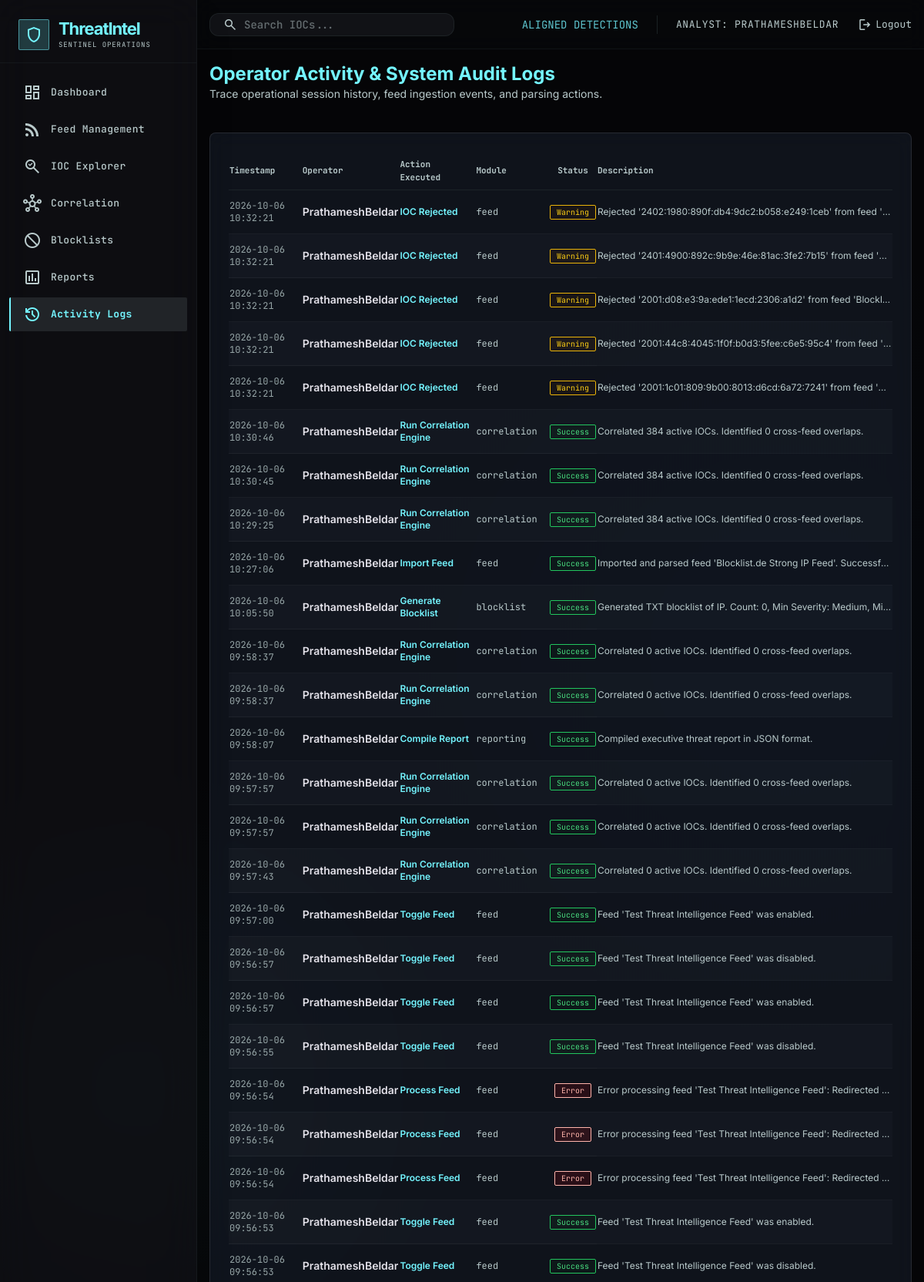
The page /logs/?page=2 (signed in, upper part) on the database its author committed.
### aggregator/models.py (models this page shows, shortened)
class ActivityLog(models.Model):
    STATUS_SUCCESS = "Success"
    STATUS_ERROR = "Error"
    STATUS_WARNING = "Warning"
    STATUS_INFO = "Info"
    STATUS_CHOICES = [
        (STATUS_SUCCESS, "Success"),
        (STATUS_ERROR, "Error"),
        (STATUS_WARNING, "Warning"),
        (STATUS_INFO, "Info"),
    ]
    user = models.ForeignKey(
        User,
        null=True,
        blank=True,
        on_delete=models.SET_NULL,
        related_name="activity_logs",
    )
    action = models.CharField(max_length=100)
    module = models.CharField(max_length=100)
    status = models.CharField(
        max_length=50,
        choices=STATUS_CHOICES,
    )
    description = models.TextField()
    timestamp = models.DateTimeField(
        auto_now_add=True,
        db_index=True,
    )
    class Meta:
        ordering = ["-timestamp"]

### aggregator/views.py (the view)
# urls.py: path('logs/', views.activity_logs_view, name='activity_logs'),
@login_required
def activity_logs_view(request):
    logs = ActivityLog.objects.select_related('user').order_by('-timestamp')
    paginator = Paginator(logs, 50)
    page_number = request.GET.get('page')
    page_obj = paginator.get_page(page_number)
    context = {
        'page_obj': page_obj,
        'page': 'activity_logs'
    }
    return render(request, 'aggregator/activity_logs.html', context)

### aggregator/templates/aggregator/activity_logs.html (shortened to what this page needs)
{% extends 'aggregator/base.html' %}
{% block content %}
<div class="mb-6">
    <h2 class="font-headline-lg text-2xl font-bold text-primary-fixed">Operator Activity & System Audit Logs</h2>
    <p class="text-sm text-on-surface-variant">Trace operational session history, feed ingestion events, and parsing actions.</p>
</div>
<div class="glass-panel p-6 rounded-xl overflow-x-auto mb-6">
    <table class="w-full text-left border-collapse">
        <thead>
            <tr class="font-label-caps text-[11px] text-on-surface-variant border-b border-outline-variant/30 pb-2">
                <th class="py-2">Timestamp</th>
                <th class="py-2">Operator</th>
                <th class="py-2">Action Executed</th>
                <th class="py-2">Module</th>
                <th class="py-2 text-center">Status</th>
                <th class="py-2">Description</th>
            </tr>
        </thead>
        <tbody>
            {% for log in page_obj %}
            <tr class="data-table-row text-sm">
                <td class="py-3 font-data-mono text-xs text-on-surface-variant/80">{{ log.timestamp|date:"Y-m-d H:i:s" }}</td>
                <td class="py-3 font-semibold text-on-surface">
                    {{ log.user.username|default:"System" }}
                </td>
                <td class="py-3 font-semibold text-primary-fixed text-xs">{{ log.action }}</td>
                <td class="py-3 font-data-mono text-xs text-on-surface-variant">{{ log.module }}</td>
                <td class="py-3 text-center">
                    <span class="px-2 py-0.5 rounded text-[10px] font-label-caps border
                        {% if log.status == 'Success' %}
                            border-green-500 text-green-400 bg-green-950/20
                        {% elif log.status == 'Warning' or log.status == 'Rejected' %}
                            border-yellow-500 text-yellow-400 bg-yellow-950/20
                        {% else %}
                            border-error text-error bg-error-container/20
                        {% endif %}">
                        {{ log.status }}
                    </span>
                </td>
                <td class="py-3 text-xs text-on-surface-variant max-w-sm truncate" title="{{ log.description }}">
                    {{ log.description }}
                </td>
            </tr>
            {% empty %}
            <tr>
                <td colspan="6" class="py-8 text-center text-on-surface-variant text-sm font-label-caps">No audit logs registered.</td>
            </tr>
            {% endfor %}
        </tbody>
    </table>
</div>
{% endblock %}

### aggregator/templates/aggregator/base.html (shortened to what this page needs)
<!DOCTYPE html>
<html class="dark" lang="en">
<head>
    <script src="https://cdn.tailwindcss.com?plugins=forms,container-queries"></script>
    <script id="tailwind-config">
        tailwind.config = {
            darkMode: "class",
            theme: {
                extend: {
                    "colors": {
                        "secondary-fixed-dim": "#adc6ff",
                        "primary-fixed": "#74f5ff",
                        "surface-container-lowest": "#0d0e13",
                        "on-surface": "#e3e1e9",
                        "outline-variant": "#3a494b",
                        "secondary": "#adc6ff",
                        "on-secondary-container": "#e6ecff",
                        "tertiary-fixed": "#e9ddff",
                        "secondary-fixed": "#d8e2ff",
                        "on-secondary-fixed": "#001a42",
                        "on-primary": "#00363a",
                        "on-error": "#690005",
                        "on-tertiary-fixed": "#23005c",
                        "on-secondary-fixed-variant": "#004395",
                        "tertiary-container": "#e2d4ff",
                        "on-secondary": "#002e6a",
                        "primary-container": "#00f2ff",
                        "on-primary-fixed-variant": "#004f54",
                        "on-tertiary-container": "#6f3cd8",
                        "surface": "#121318",
                        "error-container": "#93000a",
                        "inverse-primary": "#00696f",
                        "primary-fixed-dim": "#00dbe7",
                        "on-surface-variant": "#b9cacb",
                        "on-background": "#e3e1e9",
                        "on-tertiary": "#3c0091",
                        "error": "#ffb4ab",
                        "secondary-container": "#0566d9",
                        "on-primary-container": "#006a71",
                        "surface-bright": "#38393f",
                        "surface-container-highest": "#34343a",
                        "surface-variant": "#34343a",
                        "outline": "#849495",
                        "inverse-surface": "#e3e1e9",
                        "tertiary": "#fcf5ff",
                        "surface-dim": "#121318",
                        "tertiary-fixed-dim": "#d0bcff",
                        "surface-container": "#1e1f25",
                        "background": "#121318",
                        "surface-container-high": "#292a2f",
                        "on-primary-fixed": "#002022",
                        "on-tertiary-fixed-variant": "#5516be",
                        "surface-tint": "#00dbe7",
                        "on-error-container": "#ffdad6",
                        "inverse-on-surface": "#2f3036",
                        "surface-container-low": "#1a1b21",
                        "primary": "#e1fdff"
                    },
                    "borderRadius": {
                        "DEFAULT": "0.125rem",
                        "lg": "0.25rem",
                        "xl": "0.5rem",
                        "full": "0.75rem"
                    },
                    "spacing": {
                        "container-padding": "24px",
                        "unit": "4px",
                        "gutter": "16px",
                        "stack-sm": "8px",
                        "stack-md": "16px",
                        "stack-lg": "32px"
                    },
                    "fontFamily": {
                        "label-caps": ["JetBrains Mono"],
                        "data-mono": ["JetBrains Mono"],
                        "display-lg": ["Inter"],
                        "body-md": ["Inter"],
                        "headline-lg": ["Inter"],
                        "body-sm": ["Inter"],
                        "headline-md": ["Inter"],
                        "body-lg": ["Inter"]
                    },
                    "fontSize": {
                        "label-caps": ["12px", { "lineHeight": "16px", "letterSpacing": "0.05em", "fontWeight": "700" }],
                        "data-mono": ["14px", { "lineHeight": "20px", "fontWeight": "500" }],
                        "display-lg": ["48px", { "lineHeight": "56px", "letterSpacing": "-0.02em", "fontWeight": "700" }],
                        "body-md": ["16px", { "lineHeight": "24px", "fontWeight": "400" }],
                        "headline-lg": ["32px", { "lineHeight": "40px", "letterSpacing": "-0.01em", "fontWeight": "600" }],
                        "body-sm": ["14px", { "lineHeight": "20px", "fontWeight": "400" }],
                        "headline-md": ["24px", { "lineHeight": "32px", "fontWeight": "600" }],
                        "body-lg": ["18px", { "lineHeight": "28px", "fontWeight": "400" }]
                    }
                },
            },
        }
    </script>
</head>
<body class="text-on-surface font-body-md overflow-x-hidden pt-16 md:pl-64">
    <nav class="fixed top-0 right-0 left-0 md:left-64 flex justify-between items-center px-gutter h-16 z-40 bg-surface-container-lowest/30 backdrop-blur-md border-b border-outline-variant/20">
        <div class="flex items-center gap-4">
            <form action="{% url 'ioc_explorer' %}" method="GET" class="relative hidden sm:flex items-center bg-surface-container/50 rounded-full px-4 py-1 border border-outline-variant/30 focus-within:border-primary-fixed focus-within:shadow-[0_0_8px_rgba(116,245,255,0.2)] transition-all">
                <span class="material-symbols-outlined text-on-surface-variant text-[20px] mr-2">search</span>
                <input class="bg-transparent border-none text-data-mono font-data-mono text-on-surface focus:ring-0 placeholder:text-on-surface-variant/50 w-64 p-0" name="q" value="{{ query|default:'' }}" placeholder="Search IOCs..." type="text"/>
            </form>
        </div>
        <div class="flex items-center gap-6">
            <div class="flex items-center gap-4 text-on-surface-variant">
                <span class="text-sm font-label-caps text-primary-fixed/80">ALIGNED DETECTIONS</span>
            </div>
            <span class="font-label-caps text-[13px] text-on-surface-variant uppercase tracking-wider hidden md:inline">Analyst: {{ request.user.username }}</span>
<form
    action="{% url 'logout' %}"
    method="POST"
    class="inline"
>
    <button
        type="submit"
        class="flex items-center gap-1 text-on-surface-variant hover:text-error transition-colors"
        title="Logout"
    >
        <span class="material-symbols-outlined text-[20px]">
        </span>
        <span class="text-[13px] font-label-caps hidden sm:inline">
            Logout
        </span>
    </button>
</form>
        </div>
    </nav>
    <aside class="fixed left-0 top-0 h-full flex flex-col z-50 bg-surface-container-low/40 backdrop-blur-xl docked h-screen w-64 border-r border-outline-variant/20 shadow-2xl transition-all duration-300 ease-in-out hidden md:flex">
        <div class="p-6 pb-4 border-b border-outline-variant/20">
            <div class="flex items-center gap-3">
                <div class="h-10 w-10 rounded bg-primary-fixed/20 border border-primary-fixed/50 flex items-center justify-center">
                    <span class="material-symbols-outlined text-primary-fixed">shield</span>
                </div>
                <div>
                    <h1 class="font-display-lg text-[22px] font-bold text-primary-fixed tracking-tighter leading-tight">ThreatIntel</h1>
                    <p class="font-label-caps text-[9px] text-on-surface-variant uppercase tracking-widest">Sentinel Operations</p>
                </div>
            </div>
        </div>
        <div class="flex-1 overflow-y-auto py-4 flex flex-col gap-1 px-3">
            <a class="flex items-center gap-3 px-4 py-2.5 rounded text-on-surface-variant font-medium hover:bg-surface-container-highest/50 hover:text-primary-fixed transition-colors border-l-2 border-transparent {% if page == 'dashboard' %}side-nav-active{% endif %}" href="{% url 'dashboard' %}">
                <span class="material-symbols-outlined">dashboard</span>
                <span class="font-label-caps text-[13px] tracking-wide">Dashboard</span>
            </a>
            <a class="flex items-center gap-3 px-4 py-2.5 rounded text-on-surface-variant font-medium hover:bg-surface-container-highest/50 hover:text-primary-fixed transition-colors border-l-2 border-transparent {% if page == 'feed_management' %}side-nav-active{% endif %}" href="{% url 'feed_management' %}">
                <span class="material-symbols-outlined">rss_feed</span>
                <span class="font-label-caps text-[13px] tracking-wide">Feed Management</span>
            </a>
            <a class="flex items-center gap-3 px-4 py-2.5 rounded text-on-surface-variant font-medium hover:bg-surface-container-highest/50 hover:text-primary-fixed transition-colors border-l-2 border-transparent {% if page == 'ioc_explorer' %}side-nav-active{% endif %}" href="{% url 'ioc_explorer' %}">
                <span class="material-symbols-outlined">search_check</span>
                <span class="font-label-caps text-[13px] tracking-wide">IOC Explorer</span>
            </a>
            <a class="flex items-center gap-3 px-4 py-2.5 rounded text-on-surface-variant font-medium hover:bg-surface-container-highest/50 hover:text-primary-fixed transition-colors border-l-2 border-transparent {% if page == 'correlation' %}side-nav-active{% endif %}" href="{% url 'correlation' %}">
                <span class="material-symbols-outlined">hub</span>
                <span class="font-label-caps text-[13px] tracking-wide">Correlation</span>
            </a>
            <a class="flex items-center gap-3 px-4 py-2.5 rounded text-on-surface-variant font-medium hover:bg-surface-container-highest/50 hover:text-primary-fixed transition-colors border-l-2 border-transparent {% if page == 'blocklists' %}side-nav-active{% endif %}" href="{% url 'blocklists' %}">
                <span class="material-symbols-outlined">block</span>
                <span class="font-label-caps text-[13px] tracking-wide">Blocklists</span>
            </a>
            <a class="flex items-center gap-3 px-4 py-2.5 rounded text-on-surface-variant font-medium hover:bg-surface-container-highest/50 hover:text-primary-fixed transition-colors border-l-2 border-transparent {% if page == 'reports' %}side-nav-active{% endif %}" href="{% url 'reports' %}">
                <span class="material-symbols-outlined">assessment</span>
                <span class="font-label-caps text-[13px] tracking-wide">Reports</span>
            </a>
            <a class="flex items-center gap-3 px-4 py-2.5 rounded text-on-surface-variant font-medium hover:bg-surface-container-highest/50 hover:text-primary-fixed transition-colors border-l-2 border-transparent {% if page == 'activity_logs' %}side-nav-active{% endif %}" href="{% url 'activity_logs' %}">
                <span class="material-symbols-outlined">history</span>
                <span class="font-label-caps text-[13px] tracking-wide">Activity Logs</span>
            </a>
        </div>
    </aside>
    <main class="p-gutter min-h-[calc(100vh-4rem)] flex flex-col gap-stack-md">
        {% block content %}{% endblock %}
    </main>
</body>
</html>

### aggregator/templates/aggregator/base.html (style rules this page uses)
body { background-color: #050507; background-image: radial-gradient(circle at 15% 50%, rgba(116, 245, 255, 0.03), transparent 25%), radial-gradient(circle at 85% 30%, rgba(5, 102, 217, 0.03), transparent 25%); background-attachment: fixed; }
.glass-panel { background: rgba(30, 41, 59, 0.4); backdrop-filter: blur(12px); -webkit-backdrop-filter: blur(12px); border: 1px solid rgba(255, 255, 255, 0.1); }
.data-table-row { border-bottom: 1px solid rgba(255, 255, 255, 0.05); }
.data-table-row:nth-child(even) { background-color: rgba(255, 255, 255, 0.02); }
.side-nav-active { color: #74f5ff !important; font-weight: 700 !important; border-left-width: 2px !important; border-left-color: #74f5ff !important; background-color: rgba(225, 253, 255, 0.1) !important; }

### rows shown on the page
ActivityLog: timestamp "2026-10-06 10:32:21", user.username "PrathameshBeldar", action "IOC Rejected", module "feed", status "Warning", description "Rejected '2402:1980:890f:db4:9dc2:b058:e249:1ceb' from feed '…"
ActivityLog: timestamp "2026-10-06 10:32:21", user.username "PrathameshBeldar", action "IOC Rejected", module "feed", status "Warning", description "Rejected '2401:4900:892c:9b9e:46e:81ac:3fe2:7b15' from feed '…"
ActivityLog: timestamp "2026-10-06 10:32:21", user.username "PrathameshBeldar", action "IOC Rejected", module "feed", status "Warning", description "Rejected '2001:d08:e3:9a:ede1:1ecd:2306:a1d2' from feed 'Blockl…"
ActivityLog: timestamp "2026-10-06 10:32:21", user.username "PrathameshBeldar", action "IOC Rejected", module "feed", status "Warning", description "Rejected '2001:44c8:4045:1f0f:b0d3:5fee:c6e5:95c4' from feed '…"
ActivityLog: timestamp "2026-10-06 10:32:21", user.username "PrathameshBeldar", action "IOC Rejected", module "feed", status "Warning", description "Rejected '2001:1c01:809:9b00:8013:d6cd:6a72:7241' from feed '…"
ActivityLog: timestamp "2026-10-06 10:30:46", user.username "PrathameshBeldar", action "Run Correlation Engine", module "correlation", status "Success", description "Correlated 384 active IOCs. Identified 0 cross-feed overlaps."
ActivityLog: timestamp "2026-10-06 10:30:45", user.username "PrathameshBeldar", action "Run Correlation Engine", module "correlation", status "Success", description "Correlated 384 active IOCs. Identified 0 cross-feed overlaps."
ActivityLog: timestamp "2026-10-06 10:29:25", user.username "PrathameshBeldar", action "Run Correlation Engine", module "correlation", status "Success", description "Correlated 384 active IOCs. Identified 0 cross-feed overlaps."
ActivityLog: timestamp "2026-10-06 10:27:06", user.username "PrathameshBeldar", action "Import Feed", module "feed", status "Success", description "Imported and parsed feed 'Blocklist.de Strong IP Feed'. Successf…"
ActivityLog: timestamp "2026-10-06 10:05:50", user.username "PrathameshBeldar", action "Generate Blocklist", module "blocklist", status "Success", description "Generated TXT blocklist of IP. Count: 0, Min Severity: Medium, Mi…"
ActivityLog: timestamp "2026-10-06 09:58:37", user.username "PrathameshBeldar", action "Run Correlation Engine", module "correlation", status "Success", description "Correlated 0 active IOCs. Identified 0 cross-feed overlaps."
ActivityLog: timestamp "2026-10-06 09:58:37", user.username "PrathameshBeldar", action "Run Correlation Engine", module "correlation", status "Success", description "Correlated 0 active IOCs. Identified 0 cross-feed overlaps."
ActivityLog: timestamp "2026-10-06 09:58:07", user.username "PrathameshBeldar", action "Compile Report", module "reporting", status "Success", description "Compiled executive threat report in JSON format."
ActivityLog: timestamp "2026-10-06 09:57:57", user.username "PrathameshBeldar", action "Run Correlation Engine", module "correlation", status "Success", description "Correlated 0 active IOCs. Identified 0 cross-feed overlaps."
ActivityLog: timestamp "2026-10-06 09:57:57", user.username "PrathameshBeldar", action "Run Correlation Engine", module "correlation", status "Success", description "Correlated 0 active IOCs. Identified 0 cross-feed overlaps."
ActivityLog: timestamp "2026-10-06 09:57:43", user.username "PrathameshBeldar", action "Run Correlation Engine", module "correlation", status "Success", description "Correlated 0 active IOCs. Identified 0 cross-feed overlaps."
ActivityLog: timestamp "2026-10-06 09:57:00", user.username "PrathameshBeldar", action "Toggle Feed", module "feed", status "Success", description "Feed 'Test Threat Intelligence Feed' was enabled."
ActivityLog: timestamp "2026-10-06 09:56:57", user.username "PrathameshBeldar", action "Toggle Feed", module "feed", status "Success", description "Feed 'Test Threat Intelligence Feed' was disabled."
ActivityLog: timestamp "2026-10-06 09:56:57", user.username "PrathameshBeldar", action "Toggle Feed", module "feed", status "Success", description "Feed 'Test Threat Intelligence Feed' was enabled."
ActivityLog: timestamp "2026-10-06 09:56:55", user.username "PrathameshBeldar", action "Toggle Feed", module "feed", status "Success", description "Feed 'Test Threat Intelligence Feed' was disabled."
ActivityLog: timestamp "2026-10-06 09:56:54", user.username "PrathameshBeldar", action "Process Feed", module "feed", status "Error", description "Error processing feed 'Test Threat Intelligence Feed': Redirected…"
ActivityLog: timestamp "2026-10-06 09:56:54", user.username "PrathameshBeldar", action "Process Feed", module "feed", status "Error", description "Error processing feed 'Test Threat Intelligence Feed': Redirected…"
ActivityLog: timestamp "2026-10-06 09:56:54", user.username "PrathameshBeldar", action "Process Feed", module "feed", status "Error", description "Error processing feed 'Test Threat Intelligence Feed': Redirected…"
ActivityLog: timestamp "2026-10-06 09:56:53", user.username "PrathameshBeldar", action "Toggle Feed", module "feed", status "Success", description "Feed 'Test Threat Intelligence Feed' was enabled."
ActivityLog: timestamp "2026-10-06 09:56:53", user.username "PrathameshBeldar", action "Toggle Feed", module "feed", status "Success", description "Feed 'Test Threat Intelligence Feed' was disabled."

### other values the page prints
{{ request.user.username }} "PRATHAMESHBELDAR"
